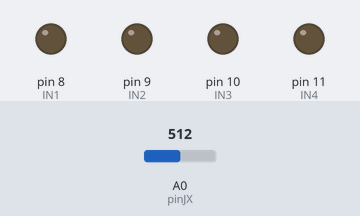
A sketch run on a simulated Arduino Uno, built with avr-gcc and run on an emulated ATmega328P. Shown: output pins drawn as LEDs (lit = HIGH). Dashed ring = blinking. The inputs (shaded band) are chosen by the test bench; at power-on: A0 (pinJX) = 512.

Above: at 1.2 s.
1.3 s: A0 (pinJX) set to 533
At 1.66 s:
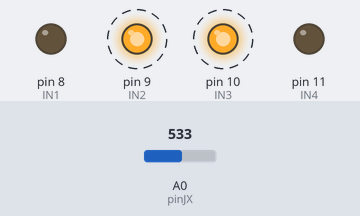
At 2.88 s:
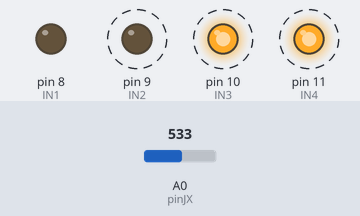
4.3 s: A0 (pinJX) set to 1023
At 5.8 s:
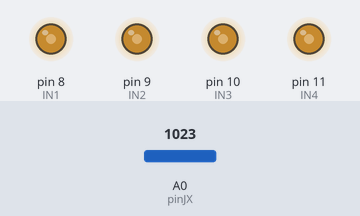
6.7 s: A0 (pinJX) set to 1022
9.7 s: A0 (pinJX) set to 716
Timing chart, 0 to 13.7 s (numbered marks = the images above; inputs shaded):
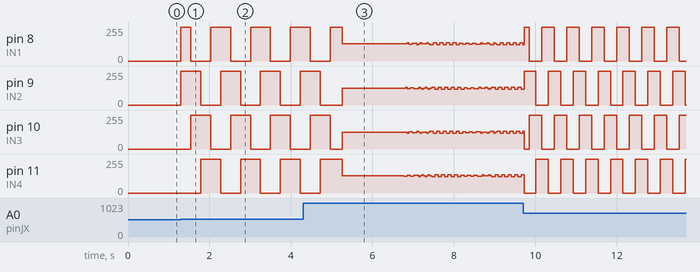

Measured:
- the behaviour switches between 520 and 521 on A0 (pinJX) (found by bisection; images 0 and 1)
- after the input at 1.3 s, pin 8 (IN1): 0/255 → 255/255 at once, then repeats every 0.98 s: 0/255 0.49 s, 255/255 0.49 s; pin 9 (IN2): alternates 255/255 for 0.49 s and 0/255 for 0.49 s, starting at once

The sketch:

p3_c_digo.ino
```cpp
#define IN1  8
#define IN2  9
#define IN3  10
#define IN4  11

int valorX = 0; // VARIABLE DE LECTURA DEL EJE X
int pinJX = A0; // EJE X CONECTADO AL PIN ANALOGICO A0
int pinJY = A1; // EJE Y COENCTADO AL PIN ANALOGIC0 A1

// Secuencia de pasos (par máximo)
int clockwise [4][4] = {
  {0, 0, 1, 1},
  {0, 1, 1, 0},
  {1, 1, 0, 0},
  {1, 0, 0, 1}
};

int counterclockwise [4][4] = {
  {1, 1, 0, 0},
  {0, 1, 1, 0},
  {0, 0, 1, 1},
  {1, 0, 0, 1}
};

int Delay;

void setup(){
  // Todos los pines en modo salida
  pinMode(IN1, OUTPUT);
  pinMode(IN2, OUTPUT);
  pinMode(IN3, OUTPUT);
  pinMode(IN4, OUTPUT);
};

void turnright(){
  for (int i = 0; i < 4; i++){
     Delay = map (valorX, 500, 0, 250, 1);
     digitalWrite(IN1, clockwise[i][0]);
     digitalWrite(IN2, clockwise[i][1]);
     digitalWrite(IN3, clockwise[i][2]);
     digitalWrite(IN4, clockwise[i][3]);
     delay(Delay);
  }
}
void turnleft(){
  for (int i = 0; i < 4; i++){
     Delay = map (valorX, 520, 1023, 250, 1);
     digitalWrite(IN1, counterclockwise[i][0]);
     digitalWrite(IN2, counterclockwise[i][1]);
     digitalWrite(IN3, counterclockwise[i][2]);
     digitalWrite(IN4, counterclockwise[i][3]);
     delay(Delay);
  }
}
void loop(){
    valorX = analogRead ( pinJX); // LECTURA DEL PUERTO ANALOG. A0 DEL EJE X

    if (valorX < 500){
      turnright();
    }

    if (valorX > 520) {
      turnleft();
    }
}
```
